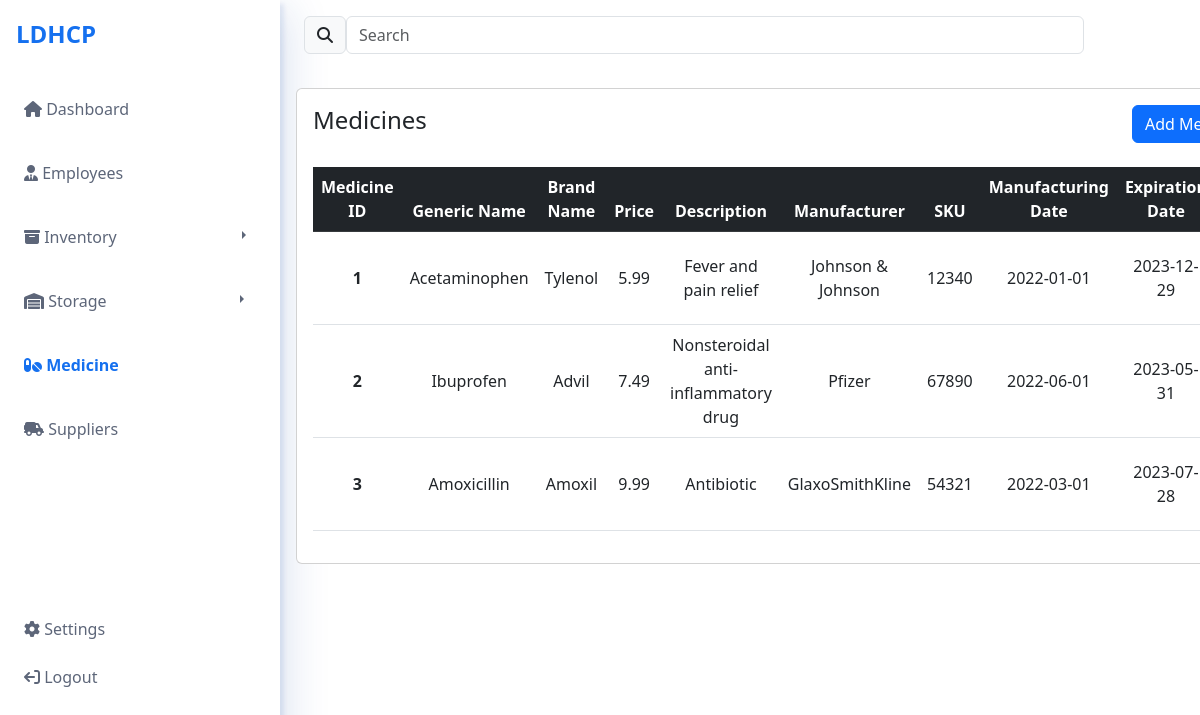
The page /medicine (signed in) on the database its author committed.
### website/models.py (models this page shows)
class Medicine(db.Model):
    medicine_id = db.Column(db.Integer, primary_key=True)
    generic_name = db.Column(db.String(50), nullable=False)
    brand_name = db.Column(db.String(50), nullable=False)
    medicine_price = db.Column(db.Float, nullable=False)
    medicine_description = db.Column(db.String(1000), nullable=False)
    medicine_manufacturer = db.Column(db.String(50), nullable=False)
    medicine_sku = db.Column(db.String(30), nullable=False)
    manufacture_date = db.Column(db.Date, nullable=False)
    expiration_date = db.Column(db.Date, nullable=False)
    medicine_type = db.Column(db.String(30), nullable=False)
    storage = db.relationship('Storage')

### website/views.py (the view)
@views.route('/medicine')
@login_required
def medicine():
    medicine_list = Medicine.query.all()
    return render_template("medicine.html", user=current_user, medicine_list=medicine_list)

### website/__init__.py (called while the page is built)
def create_app():
    app = Flask(__name__)
    app.config['SECRET_KEY'] = 'ldhcp-project'
    app.config['SQLALCHEMY_DATABASE_URI'] = f'sqlite:///{DB_NAME}'
    db.init_app(app)
    from .views import views
    from .auth import auth
    app.register_blueprint(views, url_prefix="/")
    app.register_blueprint(auth, url_prefix="/")
    from .models import Authentication
    create_database(app)
    login_manager = LoginManager()
    login_manager.login_view = 'auth.login'
    login_manager.init_app(app)
    @login_manager.user_loader
    def load_user(id):
        return Authentication.query.get(int(id))
    return app

### website/templates/medicine.html (shortened to what this page needs)
{% extends "views-base.html" %}{% block title %}LDHCP Medicine{% endblock %}
{% block content %}
        <div class="sidebar" id="side_nav">
            <div class="header-box px-2 pt-3 pb-4 d-flex justify-content-between">
                <h1 class="fs-4 fw-bold pt-1 ps-2"><span class="text-logo">LDHCP</span></h1>
            </div>
            <ul class="list-unstyled px-2">
                <li class=""><a href="/dashboard" class="text-decoration-none px-3 py-3 d-block"><i class="fa-solid fa-house"></i> Dashboard</a></li>
                <li class=""><a href="/employee" class="text-decoration-none px-3 py-3 mt-2 d-block"><i class="fa-solid fa-user-tie"></i> Employees</a></li>
                <div class="btn-group dropend">
                    <button type="button" class="btn btn-secondary" id="sidebar-btn">
                        <a href="/inventory" class="text-decoration-none px-3 py-3 mt-2 d-block" id="inv-txt"><i class="fa-solid fa-box-archive"></i> Inventory</a>
                    </button>
                    <button type="button" class="btn btn-secondary dropdown-toggle dropdown-toggle-split" data-bs-toggle="dropdown" aria-expanded="false" id="sidebar-btn-toggle">
                    </button>
                </div>
                <div class="btn-group dropend">
                    <button type="button" class="btn btn-secondary" id="sidebar-btn">
                        <a href="/storage" class="text-decoration-none px-3 py-3 mt-2 d-block" id="storage-txt"><i class="fa-solid fa-warehouse"></i> Storage</a>
                    </button>
                    <button type="button" class="btn btn-secondary dropdown-toggle dropdown-toggle-split" data-bs-toggle="dropdown" aria-expanded="false" id="sidebar-btn-toggle">
                    </button>
                </div>
                <li class="active"><a href="/medicine" class="text-decoration-none px-3 py-3 mt-2 d-block"><i class="fa-solid fa-pills"></i> Medicine</a></li>
                <li class=""><a href="/suppliers" class="text-decoration-none px-3 py-3 mt-2 d-block"><i class="fa-solid fa-truck-field"></i> Suppliers</a></li>
                <br><br><br><br>
                <li class=""><a href="#" class="text-decoration-none px-3 py-3 mt-5 d-block"><i class="fa-solid fa-gear"></i> Settings</a></li>
                <li class=""><a href="#" class="text-decoration-none px-3 py-1 mt-1 d-block"><i class="fa-solid fa-arrow-right-from-bracket fa-flip-horizontal"></i> Logout</a></li>
            </ul>
        </div>
        <div class="content">
            <div class="row px-3">
                <div class="col-4 col-sm-4 col-md-5 col-lg-7 col-xl-9">
                    <div class="d-flex justify-content-between px-2 py-3">
                        <span class="input-group-text" id="basic-addon1"><i class="fa-solid fa-magnifying-glass"></i></span>
                        <input type="text" class="form-control" placeholder="Search" aria-label="Username" aria-describedby="basic-addon1">
                    </div>
                </div>
                <div class="col-8 col-sm-8 col-md-7 col-lg-5 col-xl-3 py-2">
                    <h1 class="circle-user-container"></h1>
                </div>
            </div>
            <div class="row g-3 px-3 py-3">
                <div class="col-12 col-lg-12">
                    <div class="card overflow-scroll" id="table-card">
                        <div class="card-body">
                            <div class="row">
                                <div class="col-lg-8 d-flex align-items-center">
                                    <h6 class="card-title text-center fs-4">Medicines</h6>
                                </div>
                                <div class="col-lg-3">
                                    <div class="d-grid justify-content-end">
                                        <button type="button" class="btn btn-primary btn-md" data-bs-toggle="modal" data-bs-target="#addMedicineModal">Add Medicine</button>
                                    </div>
                                </div>
                            </div>
                            <div class="row">
                                <div class="table-responsive">
                                    <table class="table align-middle table-hover">
                                        <thead class="table-dark"><br>
                                            <tr class="table-header fw-semibold text-center">
                                                <th scope="col">Medicine ID</th>
                                                <th scope="col">Generic Name</th>
                                                <th scope="col">Brand Name</th>
                                                <th scope="col">Price</th>
                                                <th scope="col">Description</th>
                                                <th scope="col">Manufacturer</th>
                                                <th scope="col">SKU</th>
                                                <th scope="col">Manufacturing Date</th>
                                                <th scope="col">Expiration Date</th>
                                            </tr>
                                        </thead>
                                        <tbody>
                                            {% for medicine in medicine_list %}
                                            <tr class="table-data align-middle text-center">
                                                <td class="fw-bold" scope="row">{{ medicine.medicine_id }}</td>
                                                <td>{{ medicine.generic_name }}</td>
                                                <td>{{ medicine.brand_name }}</td>
                                                <td>{{ medicine.medicine_price }}</td>
                                                <td>{{ medicine.medicine_description }}</td>
                                                <td>{{ medicine.medicine_manufacturer }}</td>
                                                <td>{{ medicine.medicine_sku }}</td>
                                                <td>{{ medicine.manufacture_date }}</td>
                                                <td>{{ medicine.expiration_date }}</td>
                                            </tr>
                                            {% endfor %}
                                        </tbody>
                                    </table>
                                </div>
                            </div>
                        </div>
                    </div>
                </div>
            </div>
        </div>
{% endblock %}

### website/static/main.css (style rules this page uses)
body { background: #5D6679; font-family: sans-serif; }
#side_nav { background: #FFFFFF; min-width: 280px; max-width: 280px; transition: all 0.2s; box-shadow: 4px 4px 4px rgba(29, 75, 163, 0.1), 8px 8px 40px rgba(29, 75, 163, 0.15); min-height: 100vh; }
.text-logo { color:#1570EF; }
.content { min-height: 100vh; width: 100%; }
.sidebar li.active a, .sidebar li.active a:hover { color: #1570EF; font-weight: bold; }
.sidebar li a { color: #5D6679; }
#sidebar-btn { background: white; border: none; padding: 0px; }
#sidebar-btn-toggle { background: white; color: #5D6679; border: none; margin-left: 100px; }
#inv-txt { color: #5D6679; }
#storage-txt { color: #5D6679; margin-right: 8px; }
.circle-user-container { text-align: right; }

### rows shown on the page
Medicine: medicine_id "1", generic_name "Acetaminophen", brand_name "Tylenol", medicine_price "5.99", medicine_description "Fever and pain relief", medicine_manufacturer "Johnson & Johnson", medicine_sku "12340", manufacture_date "2022-01-01", expiration_date "2023-12-29"
Medicine: medicine_id "2", generic_name "Ibuprofen", brand_name "Advil", medicine_price "7.49", medicine_description "Nonsteroidal anti-inflammatory drug", medicine_manufacturer "Pfizer", medicine_sku "67890", manufacture_date "2022-06-01", expiration_date "2023-05-31"
Medicine: medicine_id "3", generic_name "Amoxicillin", brand_name "Amoxil", medicine_price "9.99", medicine_description "Antibiotic", medicine_manufacturer "GlaxoSmithKline", medicine_sku "54321", manufacture_date "2022-03-01", expiration_date "2023-07-28"
